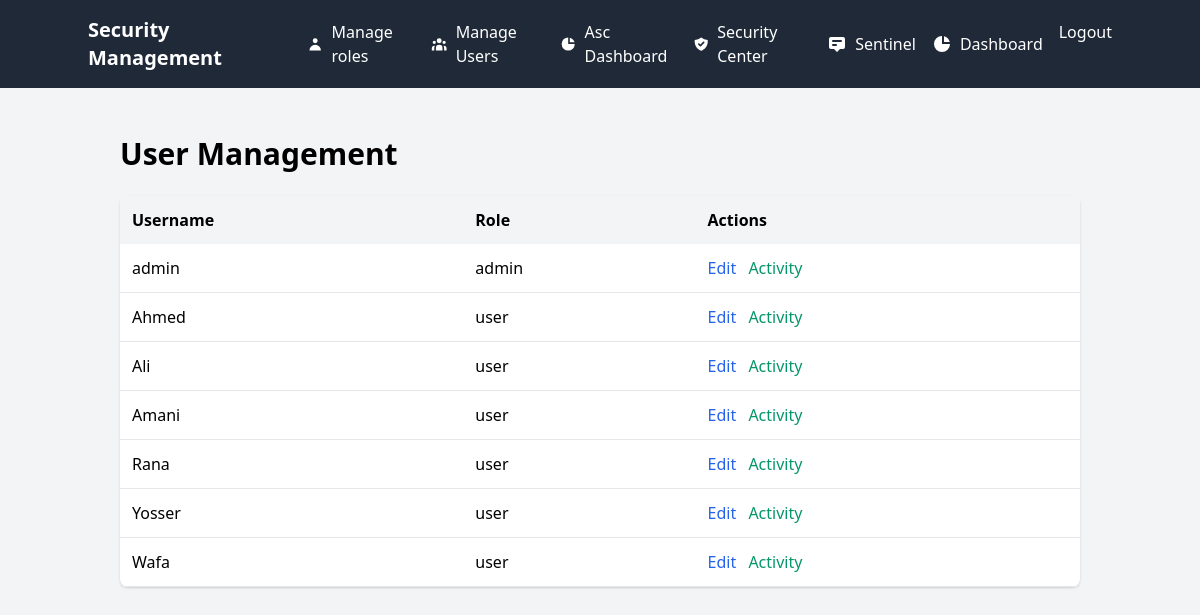
Before: /admin/users (signed in) with the older database file.
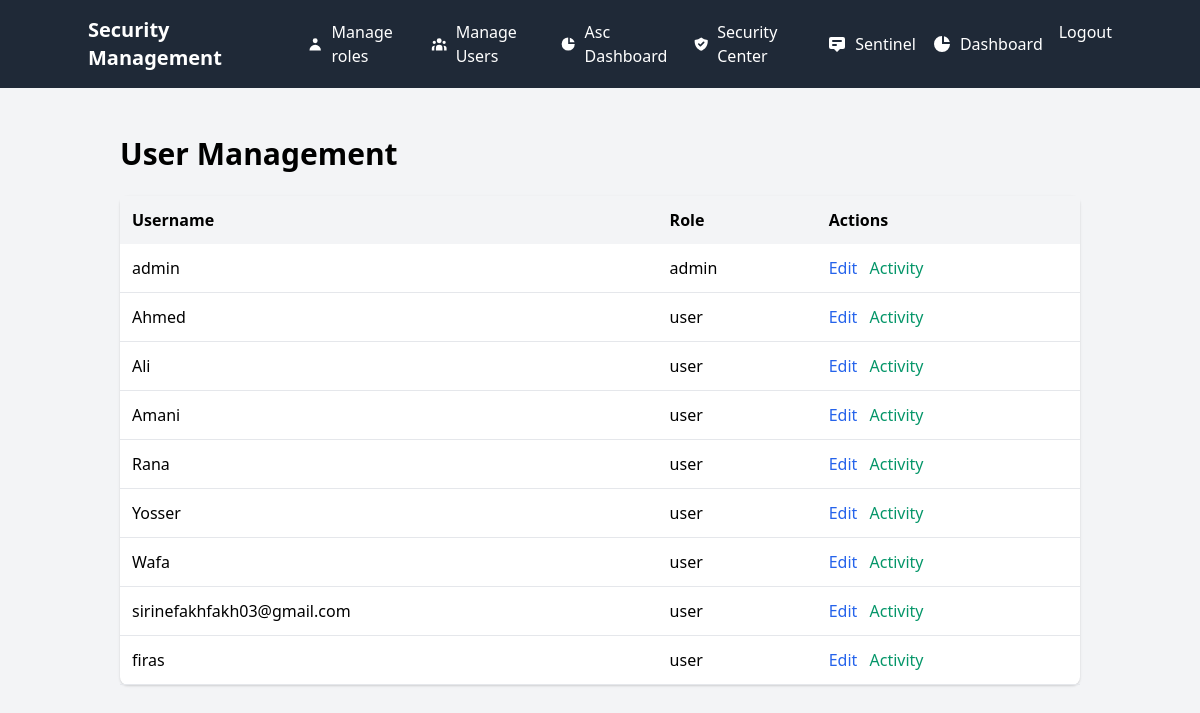
After: the same page with the newer database file.
### app.py (models this page shows)
class User(UserMixin, db.Model):
    id = db.Column(db.Integer, primary_key=True)
    username = db.Column(db.String(80), unique=True, nullable=False)
    email = db.Column(db.String(120), unique=True, nullable=False)
    password_hash = db.Column(db.String(120), nullable=False)
    role = db.Column(db.String(20), nullable=False, default='user')
    totp_secret = db.Column(db.String(120), nullable=True)
    role_id = db.Column(db.Integer, db.ForeignKey('role.id'), nullable=True)
    role_relation = db.relationship('Role', backref='users', foreign_keys=[role_id])
    is_active = db.Column(db.Boolean, default=True)  # Add this for user status
    def has_permission(self, permission_name):
        if not self.role_relation:
            return False
        return db.session.query(
            exists().where(
                and_(
                    RolePermission.role_id == self.role_relation.id,
                    Permission.name == permission_name
                )
            )
        ).scalar()

### app.py (the view)
@admin_bp.route('/users')
@login_required
def users():
    if current_user.role != 'admin':
        flash('Access denied. Admin rights required.', 'danger')
        return redirect(url_for('index'))
    users = User.query.all()
    return render_template('admin/users.html', users=users)

### app.py (called while the page is built)
@login_manager.user_loader
def load_user(user_id):
    return db.session.get(User, int(user_id))

### templates/admin/users.html
{% extends "base.html" %}
{% block content %}
<div class="container mx-auto px-4 py-8">
    <h1 class="text-3xl font-bold mb-6">User Management</h1>
    <div class="bg-white shadow rounded-lg">
        <table class="w-full">
            <thead class="bg-gray-100">
                <tr>
                    <th class="p-3 text-left">Username</th>
                    <th class="p-3 text-left">Role</th>
                    <th class="p-3 text-left">Actions</th>
                </tr>
            </thead>
            <tbody>
                {% for user in users %}
                <tr class="border-b">
                    <td class="p-3">{{ user.username }}</td>
                    <td class="p-3">{{ user.role }}</td>
                    <td class="p-3 space-x-2">
                        <a href="{{ url_for('admin.edit_user', user_id=user.id) }}"
                           class="text-blue-600 hover:underline">Edit</a>
                        <a href="{{ url_for('admin.user_activity', user_id=user.id) }}"
                           class="text-green-600 hover:underline">Activity</a>
                    </td>
                </tr>
                {% endfor %}
            </tbody>
        </table>
    </div>
</div>
{% endblock %}

Changed rows visible on the page:
added User: username "sirinefakhfakh03@gmail.com", role "user"
added User: username "firas", role "user"
